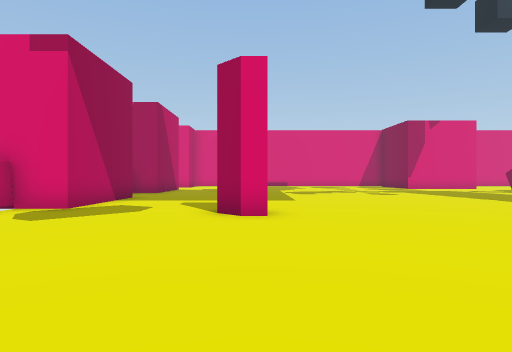
view 1 (above)

21 first-person views from a walk through a scene from a Unity 3-D project. The camera is 1.5 m above the floor, looks level and sees 75° across. The floor is counted in squares, 2 m on a side. Each view is taken from the middle of a square. On the plan, view 1 faces up. The plan holds only what a view shows up to about 11 squares ahead; the rest is blank. The player is left out.

view 2
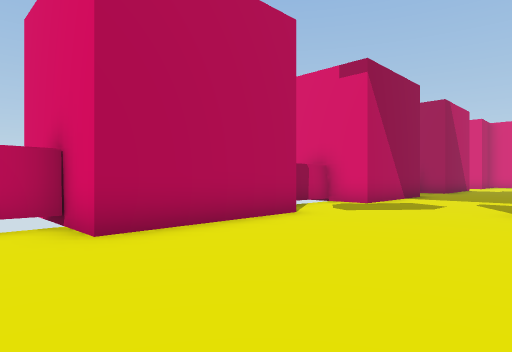

view 3
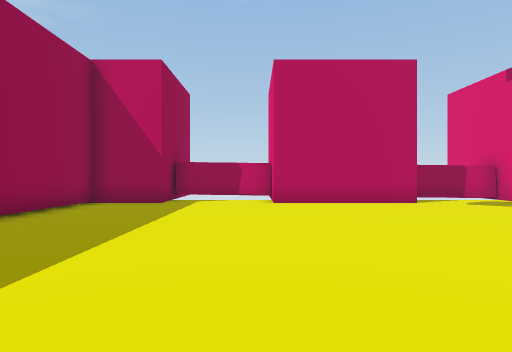

view 4
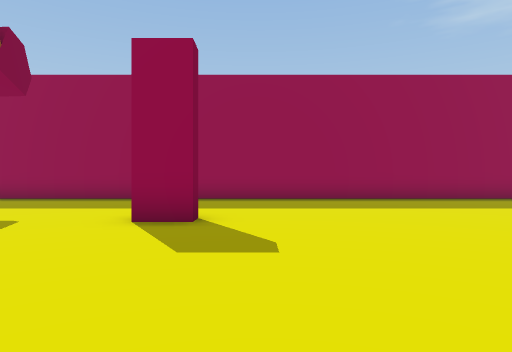

view 5
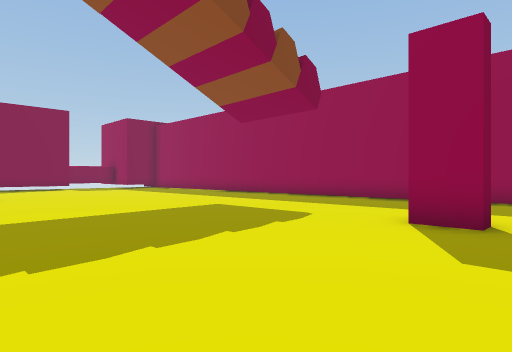

view 6
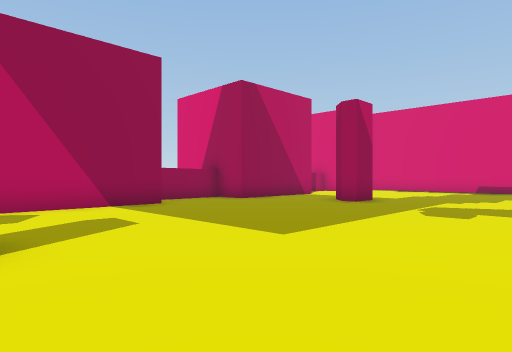

view 7
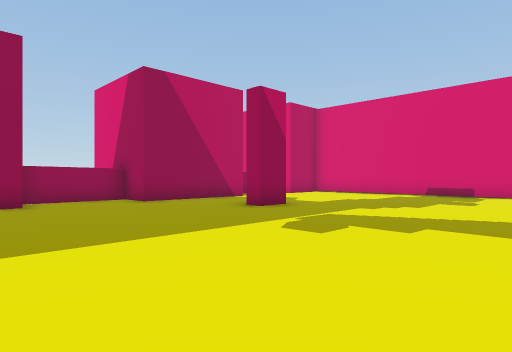

view 8
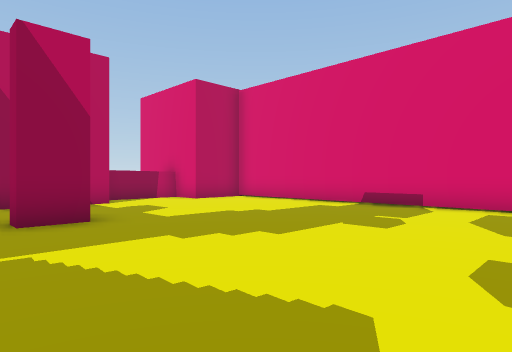

view 9
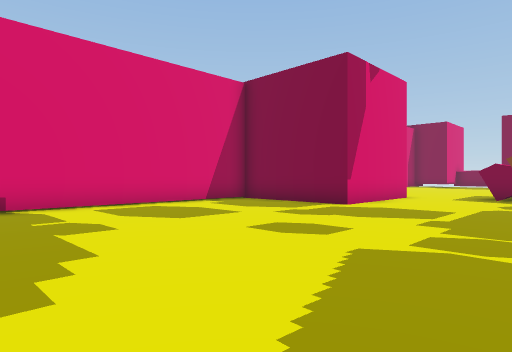

view 10
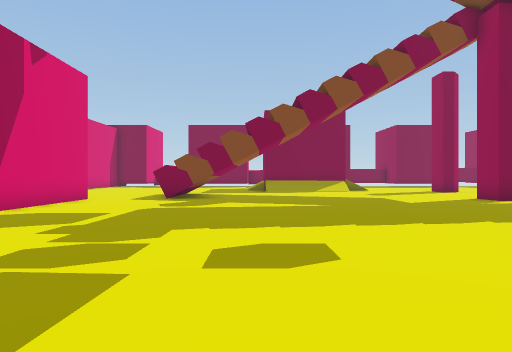

view 11
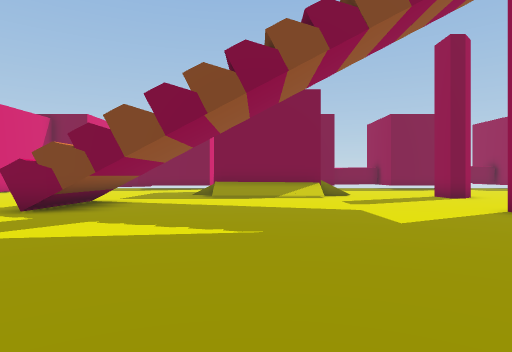

view 12
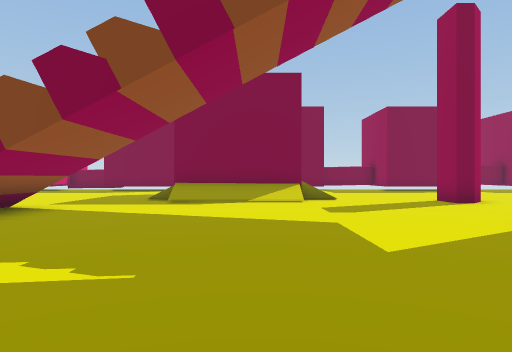

view 13
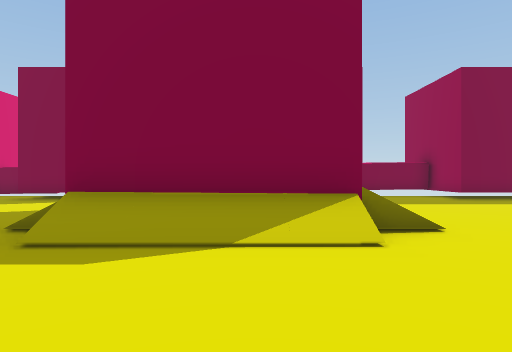

view 14
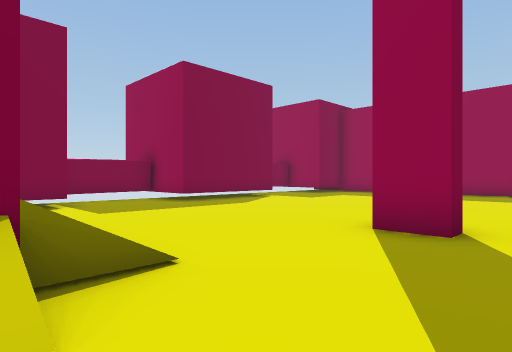

view 15
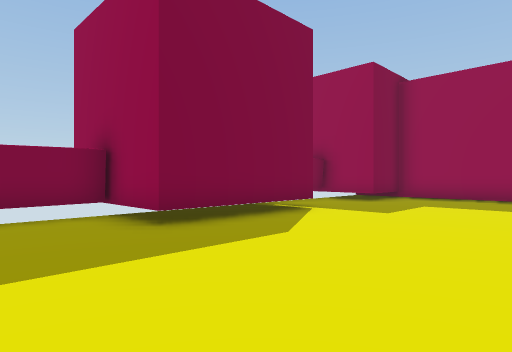

view 16
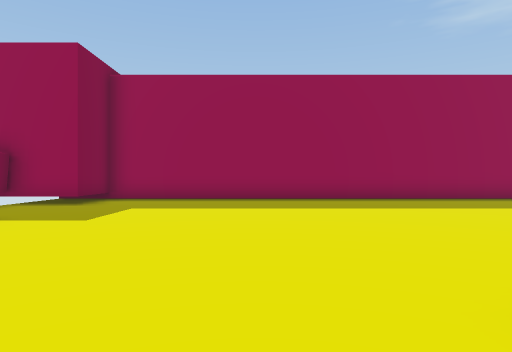

view 17
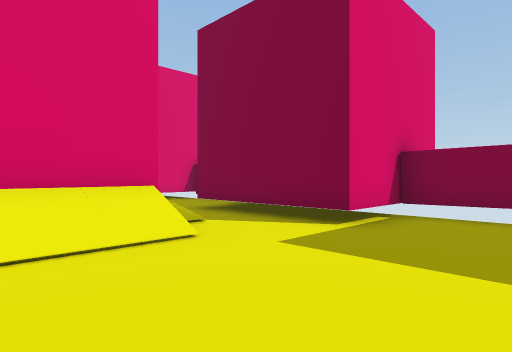

view 18
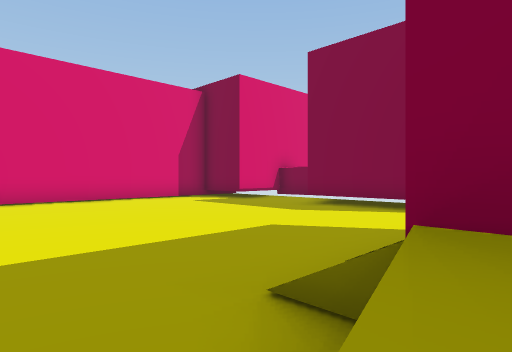

view 19
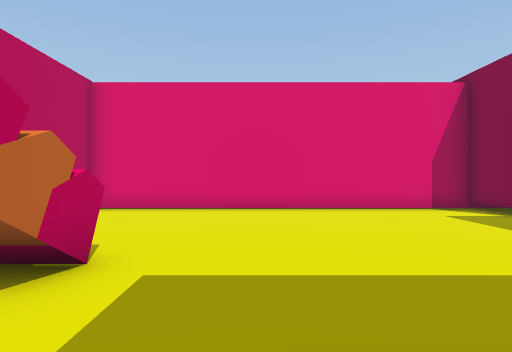

view 20
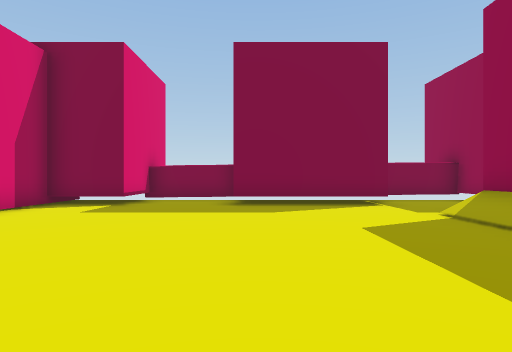

view 21
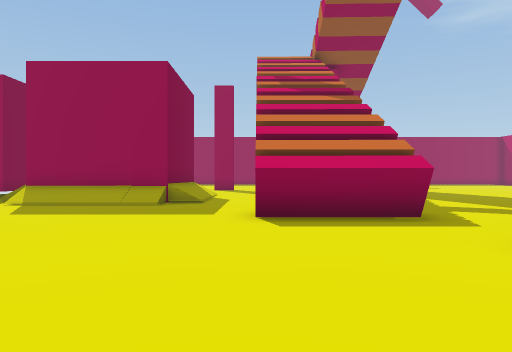

### Floor plan
Key: @ floor where view 1 was taken; # wall or solid block; . floor; / step, stairs or slope; O other object.
Columns run from 8 left of view 1 to 29 right of it. Each row starts with its distance up from view 1.
 24       ###########    #############
 23       ...........O  O............OO
 22      ............O  O ...........OO
 21     .............O  O .............O
 20   O..............OOOO..............O
 19   O................................O
 18    O.............................O
 17      ..O.............OOOO........O
 16    O...O.............OOOO........O
 15   OO.............................OO
 14   O........................////....O
 13   O......................./####/...O
 12   O......................./#     ..O
 11    O....................../#    .OO
 10    O....................../####/.O
  9    O.......................////..O
  8  OOO...........   ...............OOOOO
  7   O.....O.....     ................O
  6   O........... ...  OO.............O
  5   O.......................O........O
  4    O.............................OOOOO
  3    O.............................O
  2    O.............................O
  1 OOOO.............................O
  0   O.....@.....OO...................O
 -1   O............ ...................O
 -2   O............ ...................O
 -3   OO.............................OOO
 -4    O............ ................O
 -5     ##############################

Positions as (right, up) in squares from view 1, and headings:
1: (0, 0), facing up
2: (0, -1), facing up-left
3: (5, 0), facing left
4: (5, 6), facing down
5: (5, 6), facing down-right
6: (4, 7), facing up-left
7: (5, 10), facing up-left
8: (5, 15), facing up-left
9: (1, 15), facing up-right
10: (2, 14), facing right
11: (6, 12), facing right
12: (8, 11), facing right
13: (14, 11), facing right
14: (16, 10), facing down-right
15: (20, 7), facing down-right
16: (20, 6), facing down
17: (20, 5), facing up-right
18: (17, 13), facing up-right
19: (18, 13), facing up
20: (16, 18), facing right
21: (16, 23), facing down
